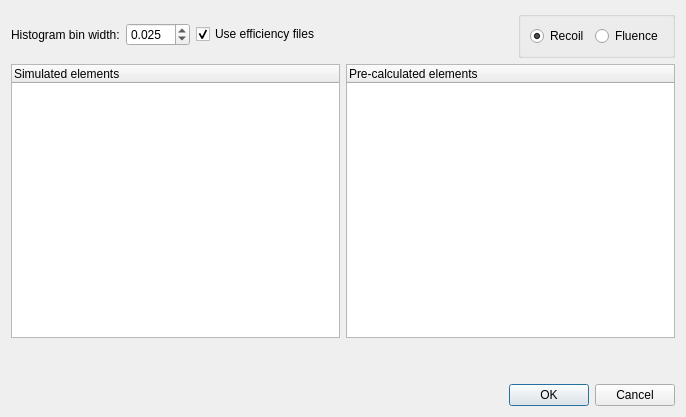
<?xml version="1.0" encoding="UTF-8"?>
<ui version="4.0">
 <class>Dialog</class>
 <widget class="QDialog" name="Dialog">
  <property name="geometry">
   <rect>
    <x>0</x>
    <y>0</y>
    <width>686</width>
    <height>417</height>
   </rect>
  </property>
  <property name="windowTitle">
   <string>Start Optimization</string>
  </property>
  <layout class="QGridLayout" name="gridLayout">
   <item row="2" column="0">
    <layout class="QVBoxLayout" name="verticalLayout">
     <item>
      <layout class="QHBoxLayout" name="horizontalLayout">
       <item>
        <widget class="QLabel" name="histogramTicksLabel">
         <property name="text">
          <string>Histogram bin width:</string>
         </property>
        </widget>
       </item>
       <item>
        <widget class="QDoubleSpinBox" name="histogramTicksDoubleSpinBox">
         <property name="toolTip">
          <string>Define energy spectrum graph's bin width.</string>
         </property>
         <property name="decimals">
          <number>3</number>
         </property>
         <property name="maximum">
          <double>10.000000000000000</double>
         </property>
         <property name="singleStep">
          <double>0.001000000000000</double>
         </property>
         <property name="value">
          <double>0.025000000000000</double>
         </property>
        </widget>
       </item>
       <item>
        <widget class="QCheckBox" name="eff_file_check_box">
         <property name="toolTip">
          <string>&lt;html&gt;&lt;head/&gt;&lt;body&gt;&lt;p&gt;Selecting this means that efficiency is applied to spectrum of a pre-calculated element&lt;/p&gt;&lt;/body&gt;&lt;/html&gt;</string>
         </property>
         <property name="text">
          <string>Use efficiency files</string>
         </property>
         <property name="checked">
          <bool>true</bool>
         </property>
        </widget>
       </item>
       <item>
        <spacer name="horizontalSpacer">
         <property name="orientation">
          <enum>Qt::Horizontal</enum>
         </property>
         <property name="sizeHint" stdset="0">
          <size>
           <width>40</width>
           <height>20</height>
          </size>
         </property>
        </spacer>
       </item>
       <item>
        <widget class="QGroupBox" name="groupBox">
         <property name="title">
          <string/>
         </property>
         <property name="flat">
          <bool>false</bool>
         </property>
         <layout class="QHBoxLayout" name="horizontalLayout_5">
          <item>
           <widget class="QRadioButton" name="recoilRadioButton">
            <property name="text">
             <string>Recoil</string>
            </property>
            <property name="checked">
             <bool>true</bool>
            </property>
           </widget>
          </item>
          <item>
           <widget class="QRadioButton" name="fluenceRadioButton">
            <property name="text">
             <string>Fluence</string>
            </property>
           </widget>
          </item>
         </layout>
        </widget>
       </item>
      </layout>
     </item>
     <item>
      <layout class="QGridLayout" name="gridLayout_2">
       <item row="0" column="0">
        <widget class="QTreeWidget" name="simulationTreeWidget">
         <property name="minimumSize">
          <size>
           <width>0</width>
           <height>200</height>
          </size>
         </property>
         <column>
          <property name="text">
           <string>Simulated elements</string>
          </property>
         </column>
        </widget>
       </item>
       <item row="0" column="1">
        <widget class="QTreeWidget" name="measurementTreeWidget">
         <property name="minimumSize">
          <size>
           <width>0</width>
           <height>200</height>
          </size>
         </property>
         <column>
          <property name="text">
           <string>Pre-calculated elements</string>
          </property>
         </column>
        </widget>
       </item>
      </layout>
     </item>
     <item>
      <layout class="QVBoxLayout" name="parametersLayout"/>
     </item>
     <item>
      <widget class="QLabel" name="label_efficiency_files">
       <property name="text">
        <string/>
       </property>
      </widget>
     </item>
     <item>
      <widget class="QLabel" name="efficiency_label">
       <property name="text">
        <string/>
       </property>
      </widget>
     </item>
     <item>
      <layout class="QHBoxLayout" name="horizontalLayout_2">
       <item>
        <spacer name="horizontalSpacer_2">
         <property name="orientation">
          <enum>Qt::Horizontal</enum>
         </property>
         <property name="sizeHint" stdset="0">
          <size>
           <width>40</width>
           <height>20</height>
          </size>
         </property>
        </spacer>
       </item>
       <item>
        <widget class="QLabel" name="label_status">
         <property name="text">
          <string/>
         </property>
        </widget>
       </item>
       <item>
        <widget class="QPushButton" name="pushButton_OK">
         <property name="text">
          <string>OK</string>
         </property>
        </widget>
       </item>
       <item>
        <widget class="QPushButton" name="pushButton_Cancel">
         <property name="text">
          <string>Cancel</string>
         </property>
        </widget>
       </item>
      </layout>
     </item>
    </layout>
   </item>
  </layout>
 </widget>
 <tabstops>
  <tabstop>histogramTicksDoubleSpinBox</tabstop>
  <tabstop>pushButton_OK</tabstop>
  <tabstop>pushButton_Cancel</tabstop>
 </tabstops>
 <resources/>
 <connections/>
</ui>
